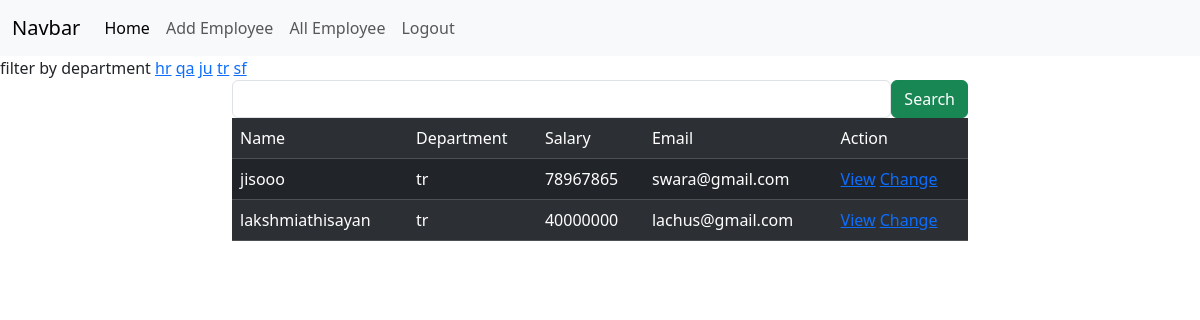
/employees/all?department=tr (signed in), run on the app's committed database.
### crm/models.py (models this page shows)
class Employees(models.Model):
    name=models.CharField(max_length=100)
    department=models.CharField(max_length=100)
    salary=models.PositiveIntegerField()
    email=models.EmailField(unique=True)
    age=models.PositiveIntegerField(max_length=100)
    contact=models.CharField(max_length=100)
    image=models.ImageField(upload_to="images",null=True,blank=True)
    dob=models.DateField(null=True,blank=True)

### crm/views.py (the view, shortened to what this page needs)
# urls.py: path("employees/all",views.EmployeeListView.as_view(),name="emp-all"),
@method_decorator(signin_required,name="dispatch")
class EmployeeListView(View):
    def get(self,request,*args,**kwargs):
        qs=Employees.objects.all()
        departments=Employees.objects.all().values_list("department",flat=True).distinct()
        print(departments)
        if "department" in request.GET:
            dept=request.GET.get("department")
            qs=qs.filter(department__iexact=dept)
        return render(request,"emp_list.html",{"data":qs,"department":departments})

### crm/views.py (called while the page is built)
def signin_required(fn):
    def wrapper(request,*args,**kwargs):
        if not request.user.is_authenticated:
            messages.error(request,"in  valid session")
            return redirect("signin")
        else:
            return fn(request,*args,**kwargs)
    return wrapper

### crm/templates/emp_list.html (shortened to what this page needs)
{%extends 'base.html'%}
{%block body_block %}
<div>
    filter by department
    {%for dep in department%}
    <a href="{%url 'emp-all'%}?department={{dep}}">{{dep}}</a>
    {%endfor%}
</div>
<div class="container">
    <div class="row">
        <div class="col-2"></div>
        <div class="col-8">
            <form action="" method="post">
                <div class="d-flex">
                <input type="text" name="box" class="form-control">
                <button type="submit" class="btn btn-success">Search</button>
            </form>
        </div>
        </div>
        <div class="col-2"></div>
    </div>
<div class="container">
    <div class="row">
        <div class="col-2"></div>
        <div class="col-8">
               <table class="table table-dark table-striped caption-top">
                <tr>
                    <td>Name</td>
                    <td>Department</td>
                    <td>Salary</td>
                    <td>Email</td>
                    <td>Action</td>
                </tr>
                {%for emp in data%}
                <tr>
                    <td>{{emp.name}}</td>
                    <td>{{emp.department}}</td>
                    <td>{{emp.salary}}</td>
                    <td>{{emp.email}}</td>
                    <td><a href="{%url 'emp-detail' emp.id%}">View</a>
                    <a href="{%url 'emp-edit' emp.id%}">Change</a>
                    </td>
                </tr>
                {%endfor%}
               </table>
        </div>
        <div class="col-2"></div>
    </div>
</div>
{%endblock%}

### data on the page
Employees: name "jisooo", department "tr", salary "78967865", email "swara@gmail.com"
Employees: name "lakshmiathisayan", department "tr", salary "40000000", email "lachus@gmail.com"

### other printed values
{{ dep }} "hr" "qa" "ju" "tr" "sf"
